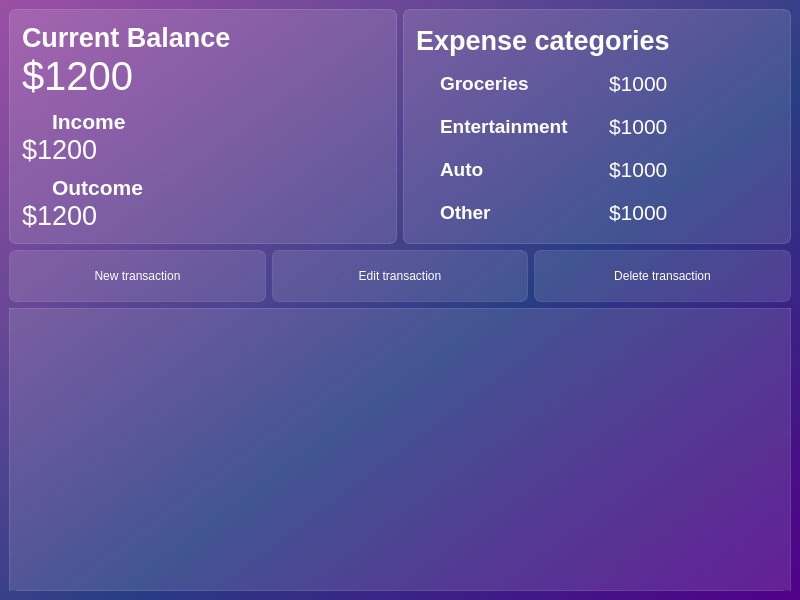
<?xml version="1.0" encoding="UTF-8"?>
<ui version="4.0">
 <class>MainWindow</class>
 <widget class="QMainWindow" name="MainWindow">
  <property name="geometry">
   <rect>
    <x>0</x>
    <y>0</y>
    <width>800</width>
    <height>600</height>
   </rect>
  </property>
  <property name="windowTitle">
   <string>Expense tracker</string>
  </property>
  <property name="styleSheet">
   <string notr="true">background-color: qlineargradient(spread:pad, x1:1, y1:1, x2:0, y2:0, stop:0 rgba(81,0,135,255),stop:0.427447 rgba(41,61,132,235), stop:1 rgba(155,79,165,255));

font: 700 10pt &quot;Trebuchet MS&quot;;
</string>
  </property>
  <widget class="QWidget" name="centralwidget">
   <layout class="QVBoxLayout" name="verticalLayout_3">
    <item>
     <layout class="QHBoxLayout" name="horizontalLayout_7">
      <item>
       <widget class="QFrame" name="balanc_frame">
        <property name="styleSheet">
         <string notr="true">background-color: rgba(255,255,255,30);
border: 1px solid rgba(255,255,255,40);
border-radius: 7px;</string>
        </property>
        <layout class="QVBoxLayout" name="verticalLayout">
         <property name="spacing">
          <number>0</number>
         </property>
         <property name="leftMargin">
          <number>12</number>
         </property>
         <property name="topMargin">
          <number>12</number>
         </property>
         <property name="rightMargin">
          <number>12</number>
         </property>
         <property name="bottomMargin">
          <number>12</number>
         </property>
         <item>
          <widget class="QLabel" name="label">
           <property name="styleSheet">
            <string notr="true">color: white;
font-weight: bold;
font-size: 20pt;
background-color: none;
border: nonde;</string>
           </property>
           <property name="text">
            <string>Current Balance</string>
           </property>
          </widget>
         </item>
         <item>
          <widget class="QLabel" name="label_2">
           <property name="styleSheet">
            <string notr="true">color: white;
font-size: 30pt;
background-color: none;
border: nonde;</string>
           </property>
           <property name="text">
            <string>$1200</string>
           </property>
          </widget>
         </item>
         <item>
          <layout class="QHBoxLayout" name="horizontalLayout">
           <property name="spacing">
            <number>0</number>
           </property>
           <item>
            <widget class="QLabel" name="label_3">
             <property name="maximumSize">
              <size>
               <width>24</width>
               <height>16777215</height>
              </size>
             </property>
             <property name="styleSheet">
              <string notr="true">
background-color: none;
border: nonde;
padding-top: 10px;</string>
             </property>
             <property name="text">
              <string/>
             </property>
             <property name="pixmap">
              <pixmap resource="res-rc.qrc">:/icon/icons/north_west_white_24dp.svg</pixmap>
             </property>
            </widget>
           </item>
           <item>
            <widget class="QLabel" name="label_4">
             <property name="styleSheet">
              <string notr="true">color: white;
font-size: 16pt;
background-color: none;
border: nonde;
font-weight:bold;
padding-top: 10px;</string>
             </property>
             <property name="text">
              <string>Income</string>
             </property>
            </widget>
           </item>
          </layout>
         </item>
         <item>
          <widget class="QLabel" name="label_7">
           <property name="styleSheet">
            <string notr="true">color: white;
font-size: 20pt;
background-color: none;
border: nonde;</string>
           </property>
           <property name="text">
            <string>$1200</string>
           </property>
          </widget>
         </item>
         <item>
          <layout class="QHBoxLayout" name="horizontalLayout_2">
           <property name="spacing">
            <number>0</number>
           </property>
           <item>
            <widget class="QLabel" name="label_6">
             <property name="maximumSize">
              <size>
               <width>24</width>
               <height>16777215</height>
              </size>
             </property>
             <property name="styleSheet">
              <string notr="true">
background-color: none;
border: nonde;
padding-top: 10px;</string>
             </property>
             <property name="text">
              <string/>
             </property>
             <property name="pixmap">
              <pixmap resource="res-rc.qrc">:/icon/icons/call_received_white_24dp.svg</pixmap>
             </property>
            </widget>
           </item>
           <item>
            <widget class="QLabel" name="label_5">
             <property name="styleSheet">
              <string notr="true">color: white;
font-size: 16pt;
background-color: none;
border: nonde;
font-weight:bold;
padding-top: 10px;</string>
             </property>
             <property name="text">
              <string>Outcome</string>
             </property>
            </widget>
           </item>
          </layout>
         </item>
         <item>
          <widget class="QLabel" name="label_8">
           <property name="styleSheet">
            <string notr="true">color: white;
font-size: 20pt;
background-color: none;
border: nonde;</string>
           </property>
           <property name="text">
            <string>$1200</string>
           </property>
          </widget>
         </item>
        </layout>
       </widget>
      </item>
      <item>
       <widget class="QFrame" name="categories_frame">
        <property name="styleSheet">
         <string notr="true">background-color: rgba(255,255,255,30);
border: 1px solid rgba(255,255,255,40);
border-radius: 7px;</string>
        </property>
        <layout class="QVBoxLayout" name="verticalLayout_2">
         <property name="spacing">
          <number>6</number>
         </property>
         <property name="leftMargin">
          <number>12</number>
         </property>
         <property name="topMargin">
          <number>12</number>
         </property>
         <property name="rightMargin">
          <number>12</number>
         </property>
         <property name="bottomMargin">
          <number>12</number>
         </property>
         <item>
          <widget class="QLabel" name="label_9">
           <property name="styleSheet">
            <string notr="true">color: white;
font-weight: bold;
font-size: 20pt;
background-color: none;
border: nonde;</string>
           </property>
           <property name="text">
            <string>Expense categories</string>
           </property>
          </widget>
         </item>
         <item>
          <layout class="QHBoxLayout" name="horizontalLayout_6">
           <property name="spacing">
            <number>0</number>
           </property>
           <item>
            <widget class="QLabel" name="label_10">
             <property name="maximumSize">
              <size>
               <width>24</width>
               <height>16777215</height>
              </size>
             </property>
             <property name="styleSheet">
              <string notr="true">background-color: none;
border: none; </string>
             </property>
             <property name="text">
              <string/>
             </property>
             <property name="pixmap">
              <pixmap resource="res-rc.qrc">:/icon/icons/local_grocery_store_white_24dp.svg</pixmap>
             </property>
            </widget>
           </item>
           <item>
            <widget class="QLabel" name="label_11">
             <property name="styleSheet">
              <string notr="true">color: white;
font-weight: bold;
font-size: 14pt;
background-color:none;
border: none;</string>
             </property>
             <property name="text">
              <string>Groceries</string>
             </property>
            </widget>
           </item>
           <item>
            <widget class="QLabel" name="label_12">
             <property name="styleSheet">
              <string notr="true">color: white;
font-size: 16pt;
background-color:none;
border: none;</string>
             </property>
             <property name="text">
              <string>$1000</string>
             </property>
            </widget>
           </item>
          </layout>
         </item>
         <item>
          <layout class="QHBoxLayout" name="horizontalLayout_5">
           <property name="spacing">
            <number>0</number>
           </property>
           <item>
            <widget class="QLabel" name="label_13">
             <property name="maximumSize">
              <size>
               <width>24</width>
               <height>16777215</height>
              </size>
             </property>
             <property name="styleSheet">
              <string notr="true">background-color: none;
border: none; </string>
             </property>
             <property name="text">
              <string/>
             </property>
             <property name="pixmap">
              <pixmap resource="res-rc.qrc">:/icon/icons/sports_esports_white_24dp.svg</pixmap>
             </property>
            </widget>
           </item>
           <item>
            <widget class="QLabel" name="label_15">
             <property name="styleSheet">
              <string notr="true">color: white;
font-weight: bold;
font-size: 14pt;
background-color:none;
border: none;</string>
             </property>
             <property name="text">
              <string>Entertainment</string>
             </property>
            </widget>
           </item>
           <item>
            <widget class="QLabel" name="label_14">
             <property name="styleSheet">
              <string notr="true">color: white;
font-size: 16pt;
background-color:none;
border: none;</string>
             </property>
             <property name="text">
              <string>$1000</string>
             </property>
            </widget>
           </item>
          </layout>
         </item>
         <item>
          <layout class="QHBoxLayout" name="horizontalLayout_4">
           <property name="spacing">
            <number>0</number>
           </property>
           <item>
            <widget class="QLabel" name="label_18">
             <property name="maximumSize">
              <size>
               <width>24</width>
               <height>16777215</height>
              </size>
             </property>
             <property name="styleSheet">
              <string notr="true">background-color: none;
border: none; </string>
             </property>
             <property name="text">
              <string/>
             </property>
             <property name="pixmap">
              <pixmap resource="res-rc.qrc">:/icon/icons/directions_car_white_24dp.svg</pixmap>
             </property>
            </widget>
           </item>
           <item>
            <widget class="QLabel" name="label_17">
             <property name="styleSheet">
              <string notr="true">color: white;
font-weight: bold;
font-size: 14pt;
background-color:none;
border: none;</string>
             </property>
             <property name="text">
              <string>Auto</string>
             </property>
            </widget>
           </item>
           <item>
            <widget class="QLabel" name="label_16">
             <property name="styleSheet">
              <string notr="true">color: white;
font-size: 16pt;
background-color:none;
border: none;</string>
             </property>
             <property name="text">
              <string>$1000</string>
             </property>
            </widget>
           </item>
          </layout>
         </item>
         <item>
          <layout class="QHBoxLayout" name="horizontalLayout_3">
           <property name="spacing">
            <number>0</number>
           </property>
           <item>
            <widget class="QLabel" name="label_20">
             <property name="maximumSize">
              <size>
               <width>24</width>
               <height>16777215</height>
              </size>
             </property>
             <property name="styleSheet">
              <string notr="true">background-color: none;
border: none; </string>
             </property>
             <property name="text">
              <string/>
             </property>
             <property name="pixmap">
              <pixmap resource="res-rc.qrc">:/icon/icons/list_white_24dp.svg</pixmap>
             </property>
            </widget>
           </item>
           <item>
            <widget class="QLabel" name="label_21">
             <property name="styleSheet">
              <string notr="true">color: white;
font-weight: bold;
font-size: 14pt;
background-color:none;
border: none;</string>
             </property>
             <property name="text">
              <string>Other</string>
             </property>
            </widget>
           </item>
           <item>
            <widget class="QLabel" name="label_19">
             <property name="styleSheet">
              <string notr="true">color: white;
font-size: 16pt;
background-color:none;
border: none;</string>
             </property>
             <property name="text">
              <string>$1000</string>
             </property>
            </widget>
           </item>
          </layout>
         </item>
        </layout>
       </widget>
      </item>
     </layout>
    </item>
    <item>
     <layout class="QHBoxLayout" name="horizontalLayout_8">
      <item>
       <widget class="QPushButton" name="pushButton">
        <property name="styleSheet">
         <string notr="true">QPushButton{
color: white;
background-color: rgba(255,255,255,30);
border: 1px solid rgba(255,255,255,30);
border-radius: 7px;
width: 230px;
height:50 px;
}
QPushButton:hover{
background-color: rgba(255,255,255,40);
}
QPushButton:Pressed{
background-color: rgba(255,255,255,70);
}</string>
        </property>
        <property name="text">
         <string>New transaction</string>
        </property>
        <property name="icon">
         <iconset resource="res-rc.qrc">
          <normaloff>:/icon/icons/post_add_white_24dp.svg</normaloff>:/icon/icons/post_add_white_24dp.svg</iconset>
        </property>
        <property name="iconSize">
         <size>
          <width>24</width>
          <height>24</height>
         </size>
        </property>
       </widget>
      </item>
      <item>
       <widget class="QPushButton" name="pushButton_2">
        <property name="styleSheet">
         <string notr="true">QPushButton{
color: white;
background-color: rgba(255,255,255,30);
border: 1px solid rgba(255,255,255,30);
border-radius: 7px;
width: 230px;
height:50 px;
}
QPushButton:hover{
background-color: rgba(255,255,255,40);
}
QPushButton:Pressed{
background-color: rgba(255,255,255,70);
}</string>
        </property>
        <property name="text">
         <string>Edit transaction</string>
        </property>
        <property name="icon">
         <iconset resource="res-rc.qrc">
          <normaloff>:/icon/icons/edit_white_24dp.svg</normaloff>:/icon/icons/edit_white_24dp.svg</iconset>
        </property>
        <property name="iconSize">
         <size>
          <width>24</width>
          <height>24</height>
         </size>
        </property>
       </widget>
      </item>
      <item>
       <widget class="QPushButton" name="pushButton_3">
        <property name="styleSheet">
         <string notr="true">QPushButton{
color: white;
background-color: rgba(255,255,255,30);
border: 1px solid rgba(255,255,255,30);
border-radius: 7px;
width: 230px;
height:50 px;
}
QPushButton:hover{
background-color: rgba(255,255,255,40);
}
QPushButton:Pressed{
background-color: rgba(255,255,255,70);
}</string>
        </property>
        <property name="text">
         <string>Delete transaction</string>
        </property>
        <property name="icon">
         <iconset resource="res-rc.qrc">
          <normaloff>:/icon/icons/delete_white_24dp.svg</normaloff>:/icon/icons/delete_white_24dp.svg</iconset>
        </property>
        <property name="iconSize">
         <size>
          <width>24</width>
          <height>24</height>
         </size>
        </property>
       </widget>
      </item>
     </layout>
    </item>
    <item>
     <widget class="QTableView" name="tableView">
      <property name="enabled">
       <bool>true</bool>
      </property>
      <property name="styleSheet">
       <string notr="true">QTableView{
background-color: rgba(255,255,255,30);
border: 1px solid rgba(255,255,255,40);
border-bottom-right-radius:7 px;
border-bottom-left-radius:7 px;
}
QTableView::section{
background-color: rgba(53,53,53);
color: white;
border: none;
height:50 px;
font-size:14pt;
}
QTableView::item{
border-style: none;
border-bottom: rgba(255,255,255,50);
}

QTableView::item:selected {
border: none;
color: rgba(255,255,255);
background-color: rgba(255,255,255,50);
}
</string>
      </property>
      <property name="verticalScrollBarPolicy">
       <enum>Qt::ScrollBarPolicy::ScrollBarAlwaysOff</enum>
      </property>
      <property name="horizontalScrollBarPolicy">
       <enum>Qt::ScrollBarPolicy::ScrollBarAlwaysOff</enum>
      </property>
      <property name="showGrid">
       <bool>false</bool>
      </property>
      <attribute name="horizontalHeaderDefaultSectionSize">
       <number>135</number>
      </attribute>
     </widget>
    </item>
   </layout>
  </widget>
 </widget>
 <resources>
  <include location="res-rc.qrc"/>
 </resources>
 <connections/>
</ui>
